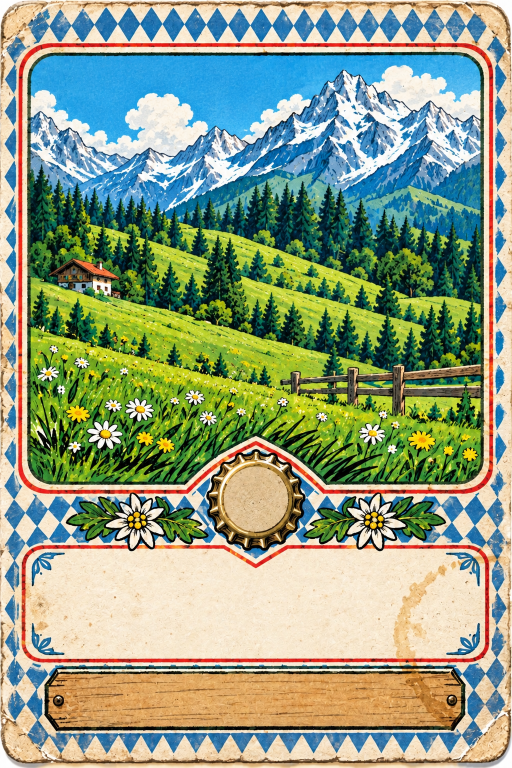
#> input picture art_source/cards/beermat_frame_r187.png, 1024 x 1536 px (shown at 1/2 size)
$ python ribbon_fix.py ../cards/beermat_frame_r187.png out.png
#> lines starting #> are read from the running program, lines starting #| are printed output that depends on the picture; after the words box and inside, x2 and y2 are one past the last pixel; in counts of white or black regions, pixels touching at a corner belong together
"""Take the pale-blue ribbon out of the drawn top-right ribbons (Anthony, 18 Oct:
'the white strip is sadly not fitting'). usage: python3 ribbon_fix.py in.png out.png"""
import sys
import numpy as np
from PIL import Image, ImageFilter


def grow(m, n):
    return np.asarray(Image.fromarray((m * 255).astype(np.uint8)).filter(ImageFilter.MaxFilter(n))) > 0


def shrink(m, n):
    return np.asarray(Image.fromarray((m * 255).astype(np.uint8)).filter(ImageFilter.MinFilter(n))) > 0


a = np.asarray(Image.open(sys.argv[1]).convert('RGBA')).astype(int)
r, g, b, al = a[..., 0], a[..., 1], a[..., 2], a[..., 3]
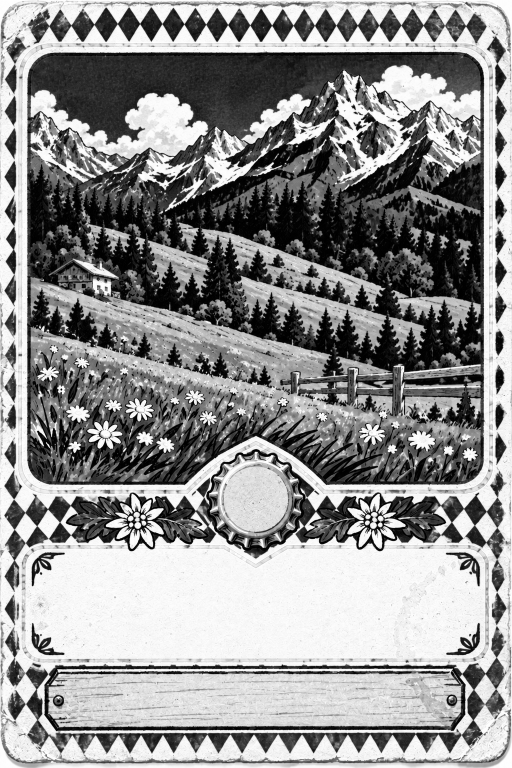
#> r: shape (1536, 1024) int64 (shown at 1/2 size); min 0, max 255, mean 144.3
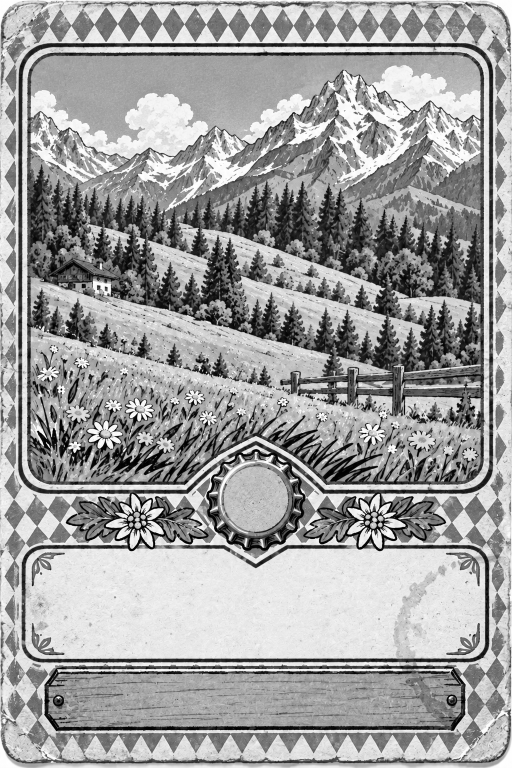
#> g: shape (1536, 1024) int64 (shown at 1/2 size); min 0, max 255, mean 158.3
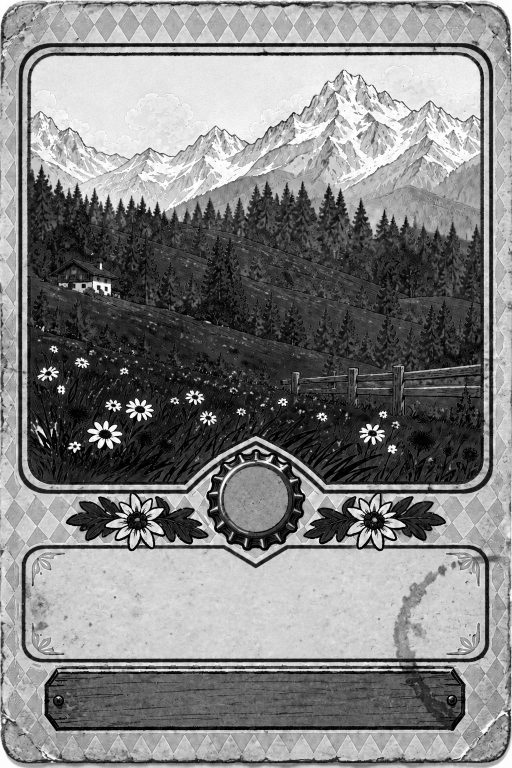
#> b: shape (1536, 1024) int64 (shown at 1/2 size); min 0, max 255, mean 130
#> al: shape (1536, 1024) int64; every value is 255
vis = al > 10
#> vis: shape (1536, 1024) bool; every value is 1
pale = vis & (g > 150) & (b > 160) & (r > 90) & (b >= r)
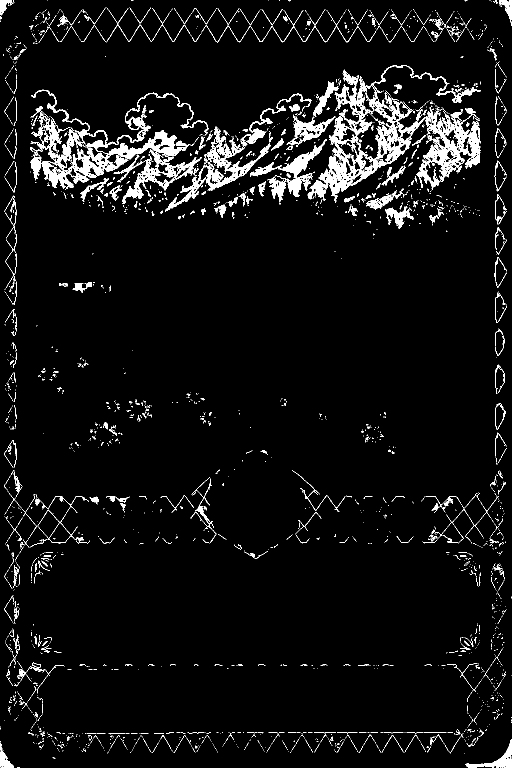
#> pale: shape (1536, 1024) bool (shown at 1/2 size); 5.6% white; 2538 white regions (2203 under 20 px), largest, box (x1, y1, x2, y2) and area: (615, 130, 961, 406) 22088, (61, 224, 257, 380) 7917, (62, 179, 417, 319) 6353
dark = vis & (r + g + b < 260)
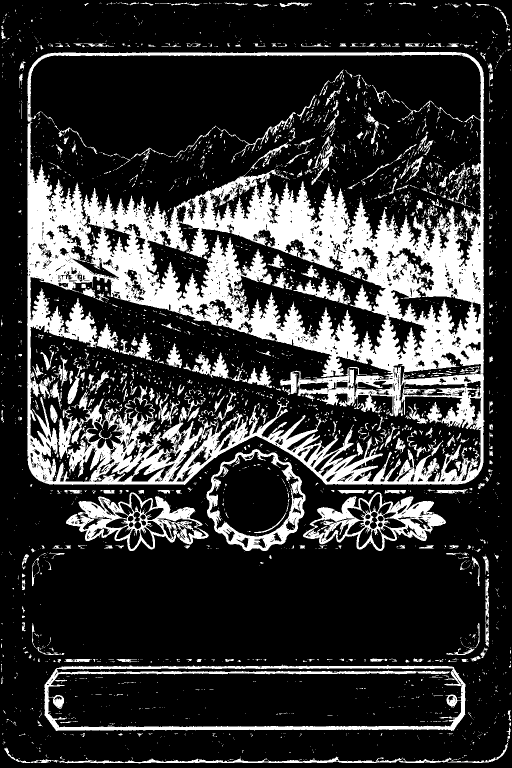
#> dark: shape (1536, 1024) bool (shown at 1/2 size); 21.7% white; 3318 white regions (2893 under 20 px), largest, box (x1, y1, x2, y2) and area: (54, 104, 970, 970) 237008, (89, 1329, 931, 1462) 16775, (606, 984, 892, 1102) 10975
colour = vis & ~pale & ~dark
#> colour: shape (1536, 1024) bool; 72.8% white; 4376 black regions (3820 under 20 px), largest, box (x1, y1, x2, y2) and area: (54, 104, 970, 970) 306698, (75, 898, 912, 1105) 33161, (34, 1326, 957, 1462) 17736
kill = pale | (shrink(grow(pale, 11), 5) & ~grow(colour, 3)) | (dark & grow(pale, 7) & ~grow(colour, 7))
#> in grow, `return np.asarray(Image.fromarray((m * 255).astype(np.uint8)).filter(I..`: returned value: shape (1536, 1024) bool; 28.2% white; 119 white regions, largest, box (x1, y1, x2, y2) and area: (56, 125, 966, 462) 182854, (3, 875, 1018, 1512) 79933, (53, 10, 979, 93) 47346
#> in shrink, `return np.asarray(Image.fromarray((m * 255).astype(np.uint8)).filter(I..`: returned value: shape (1536, 1024) bool; 21.9% white; 132 white regions, largest, box (x1, y1, x2, y2) and area: (58, 127, 964, 460) 159348, (55, 12, 977, 91) 34352, (5, 877, 439, 1510) 33924
#> in grow (call 2), `return np.asarray(Image.fromarray((m * 255).astype(np.uint8)).filter(I..`: returned value: shape (1536, 1024) bool; 85.2% white; 2281 black regions (1808 under 20 px), largest, box (x1, y1, x2, y2) and area: (55, 105, 967, 968) 135602, (560, 748, 967, 968) 10103, (90, 1338, 930, 1461) 5283
#> in grow (call 3), `return np.asarray(Image.fromarray((m * 255).astype(np.uint8)).filter(I..`: returned value: shape (1536, 1024) bool; 21% white; 185 white regions, largest, box (x1, y1, x2, y2) and area: (58, 127, 964, 434) 139763, (55, 12, 977, 91) 32633, (561, 1123, 1016, 1510) 19806
#> call 4 of grow, with n = 7
#> in grow (call 4), `return np.asarray(Image.fromarray((m * 255).astype(np.uint8)).filter(I..`:
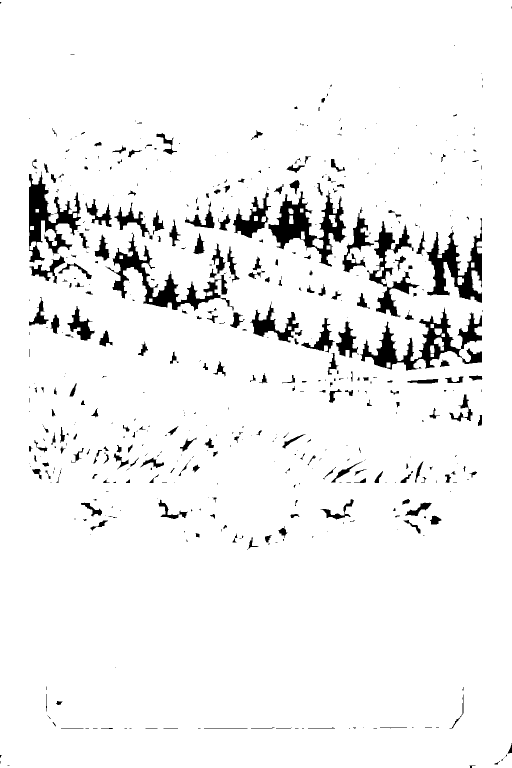
#> returned value: shape (1536, 1024) bool (shown at 1/2 size); 94.4% white; 559 black regions (334 under 20 px), largest, box (x1, y1, x2, y2) and area: (720, 615, 964, 741) 9121, (537, 381, 693, 533) 8330, (214, 465, 468, 622) 7800
#> kill: shape (1536, 1024) bool; 6% white; 3000 white regions (2598 under 20 px), largest, box (x1, y1, x2, y2) and area: (566, 130, 961, 409) 24230, (58, 179, 417, 383) 14589, (408, 253, 544, 385) 4213
# the gap between the two orange ribbons where the pale one hung: keep only the orange and its ink
orange = vis & (r > 170) & (b < 110) & (r > g + 40)
#> orange: shape (1536, 1024) bool; 7.8% white; 874 white regions (759 under 20 px), largest, box (x1, y1, x2, y2) and area: (97, 1345, 922, 1454) 73224, (82, 86, 984, 133) 6620, (36, 90, 82, 708) 4762
gap = np.zeros_like(vis)
gap[90:222, 1280:1328] = True
inside = shrink(grow(orange, 5), 5)  # the orange ribbons with their hatching
#> in grow (call 5), `return np.asarray(Image.fromarray((m * 255).astype(np.uint8)).filter(I..`: returned value: shape (1536, 1024) bool; 12.4% white; 298 white regions (2 under 20 px), largest, box (x1, y1, x2, y2) and area: (95, 1336, 924, 1456) 87703, (20, 80, 989, 990) 43641, (176, 1088, 994, 1333) 14553
#> in shrink (call 2), `return np.asarray(Image.fromarray((m * 255).astype(np.uint8)).filter(I..`: returned value: shape (1536, 1024) bool; 8.7% white; 442 white regions (341 under 20 px), largest, box (x1, y1, x2, y2) and area: (97, 1338, 922, 1454) 82959, (30, 82, 987, 988) 22646, (178, 1090, 992, 1331) 9081
kill |= gap & ~inside
hole = gap & inside & kill  # specks the pale cut took out of the orange
#> hole: shape (1536, 1024) bool; every value is 0
a[kill, 3] = 0
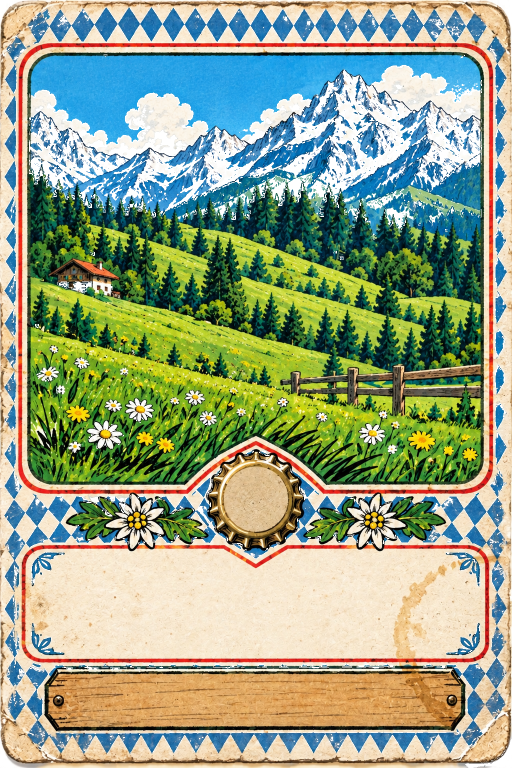
#> a: shape (1536, 1024, 4) int64 (shown at 1/2 size); mean R, G, B, A 144.3, 158.3, 130, 239.6; transparent parts drawn white
# fill those specks, then ink a clean edge round the orange ribbons in the gap
a[hole] = [235, 110, 35, 255]
orange = inside
edge = gap & grow(orange, 5) & ~orange
a[edge] = [15, 10, 10, 255]
Image.fromarray(a.astype(np.uint8)).save(sys.argv[2])
